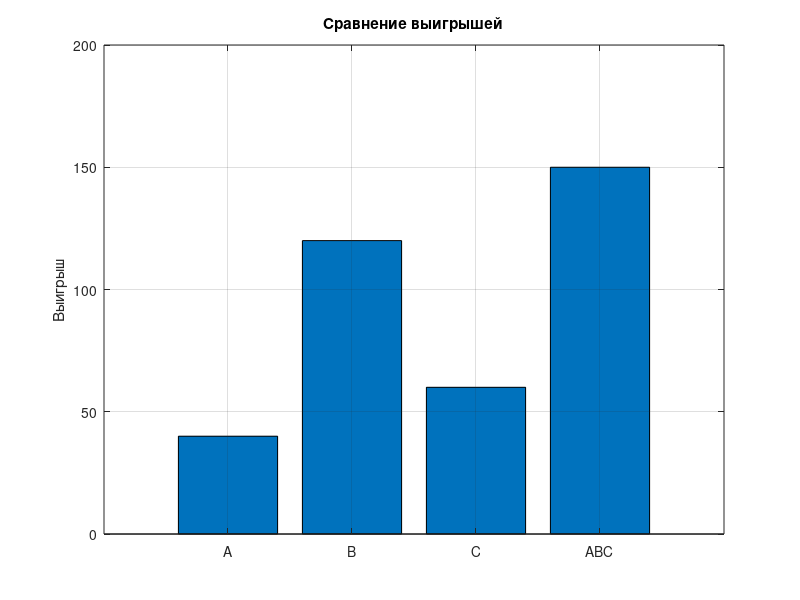

Reproduce this figure in MATLAB.
% =========================================================
% ЛР13 — ядро кооперативной игры
% =========================================================

clear;
clc;

%% =========================================================
% Значения коалиций
% =========================================================

vA  = 40;
vB  = 120;
vC  = 60;

vAB = 130;
vAC = 80;
vBC = 140;

vABC = 150;

%% =========================================================
% Проверка существования ядра
% =========================================================

sum_individual = vA + vB + vC;

if sum_individual <= vABC

    core_exists = true;

else

    core_exists = false;

end

%% =========================================================
% Вывод
% =========================================================

fprintf('Сумма индивидуальных выигрышей: %.2f\n', sum_individual);
fprintf('Общий выигрыш коалиции: %.2f\n', vABC);

if core_exists
    fprintf('Ядро существует\n');
else
    fprintf('Ядро пусто\n');
end

%% =========================================================
% График
% =========================================================

figure('Visible','off');

bar([vA vB vC vABC]);

set(gca,'XTickLabel',{'A','B','C','ABC'});

title('Сравнение выигрышей');
ylabel('Выигрыш');

grid on;

exportgraphics(gcf,'lab13_core.png','Resolution',300);
close(gcf);

%% =========================================================
% Сохранение результатов
% =========================================================

fileID = fopen('lab13_core_result.txt','w');

fprintf(fileID,'ЛР13 — кооперативная игра\n\n');

fprintf(fileID,'v(A)=%.2f\n',vA);
fprintf(fileID,'v(B)=%.2f\n',vB);
fprintf(fileID,'v(C)=%.2f\n',vC);

fprintf(fileID,'v(AB)=%.2f\n',vAB);
fprintf(fileID,'v(AC)=%.2f\n',vAC);
fprintf(fileID,'v(BC)=%.2f\n',vBC);

fprintf(fileID,'v(ABC)=%.2f\n\n',vABC);

if core_exists
    fprintf(fileID,'Ядро существует\n');
else
    fprintf(fileID,'Ядро пусто\n');
end

fclose(fileID);

disp('Готово: lab13_core.png и lab13_core_result.txt');
